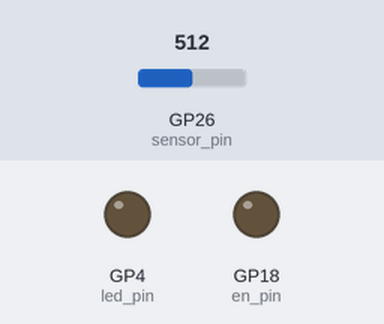
Simulated run of this program. Board: Raspberry Pi Pico. On the bench: output pins drawn as LEDs (lit = HIGH). The test bench sets the inputs (shaded band); at power-on: GP26 (sensor_pin) = 512. What the program prints to the serial monitor is not drawn.

Above: at 2.3 s.
2.4 s: GP26 (sensor_pin) set to 526
At 3.6 s:
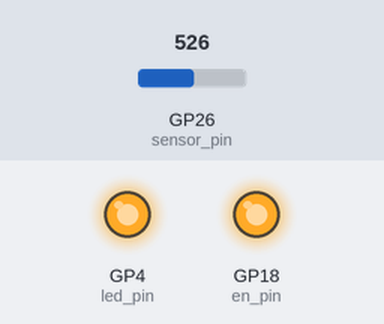
3.9 s: GP26 (sensor_pin) set to 511
At 4.8 s:
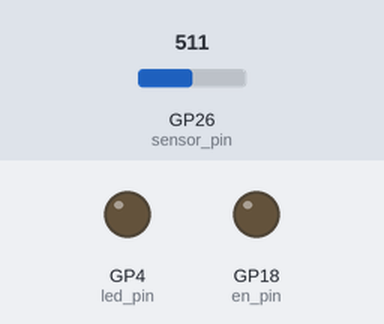
5.4 s: GP26 (sensor_pin) set to 716
At 5.9 s:
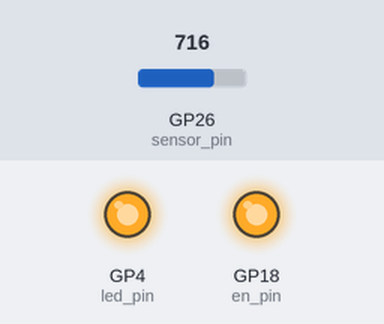
Timing chart, 0 to 8.4 s (numbered marks = the images above; inputs shaded):
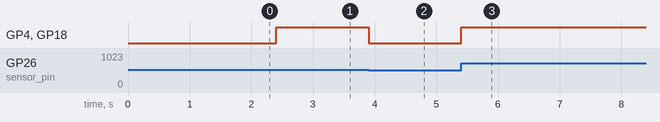

The program:

main.cpp
```cpp
#include "Arduino.h"
#include <stdio.h>
#include <hardware/adc.h>
#include "pico/stdlib.h"
const uint led_pin = 4;
const uint tare_pin = 5;
const uint en_pin = 18; // tare input
const uint sensor_pin = 26;
static uint16_t tare_value = 0.0;
bool en_state = false;
void calibrateTare() {

    /*const float conversion_factor = 3.3f / (1 << 12);
    uint16_t result = adc_read();
    //Serial.printf("Raw value: 0x%03x, voltage: %f V\n", result, result * conversion_factor);
    //Serial.printf("voltage: %f V\n", result, result * conversion_factor);
    Serial.println(result);
    if(result > tare_value) {
        tare_value = result;
    }
    tare_counter++;
    */
    tare_value = 0.0;
    for(int i = 0; i<1000; i++){
        uint16_t result = adc_read();

        if(result > tare_value){
            tare_value = result;
        }
    }
    tare_value = tare_value +10;
    Serial.println(tare_value);
}
void setup() {
    Serial.begin(115200);
    //while (!Serial);
    Serial.println("started");
    // Initialize LED pin
    gpio_init(led_pin);
    gpio_set_dir(led_pin, GPIO_OUT);
    gpio_init(tare_pin);
    gpio_set_dir(tare_pin, GPIO_IN);
    gpio_init(en_pin);
    gpio_set_dir(en_pin, GPIO_OUT);
    adc_init();

    adc_gpio_init(sensor_pin);

    adc_select_input(0);
    delay(1000);
    calibrateTare();
}
void loop() {
    uint16_t result = adc_read();
    //bool test = gpio_get(en_pin);
    bool test = false;
    if(test){
        if(!en_state){
            calibrateTare();
            en_state = true;
            delay(100);
        }
    }else en_state = false;
    //Serial.println(result);
    if(result > tare_value){
        gpio_put(led_pin, true);
        gpio_put(en_pin, true);
    }else{
        gpio_put(led_pin, false);
        gpio_put(en_pin, false);
    }

    //const float conversion_factor = 3.3f / (1 << 12);
    //uint16_t result = adc_read();
    // Serial.printf("Raw value: 0x%03x, voltage: %f V\n", result, result * conversion_factor);
}
void setup1() {
}
void loop1() {
    /*if(tare_counter != tare_counter_limit) {
        return;
    }*/
}
```

Measured:
- the behaviour switches between 514 and 515 on GP26 (sensor_pin) (found by bisection; images 0 and 1)
- after the input at 2.4 s, GP4 (led_pin), GP18 (en_pin): LOW → HIGH at once
- after the input at 3.9 s, GP4 (led_pin), GP18 (en_pin): HIGH → LOW at once
- after the input at 5.4 s, GP4 (led_pin), GP18 (en_pin): LOW → HIGH at once
